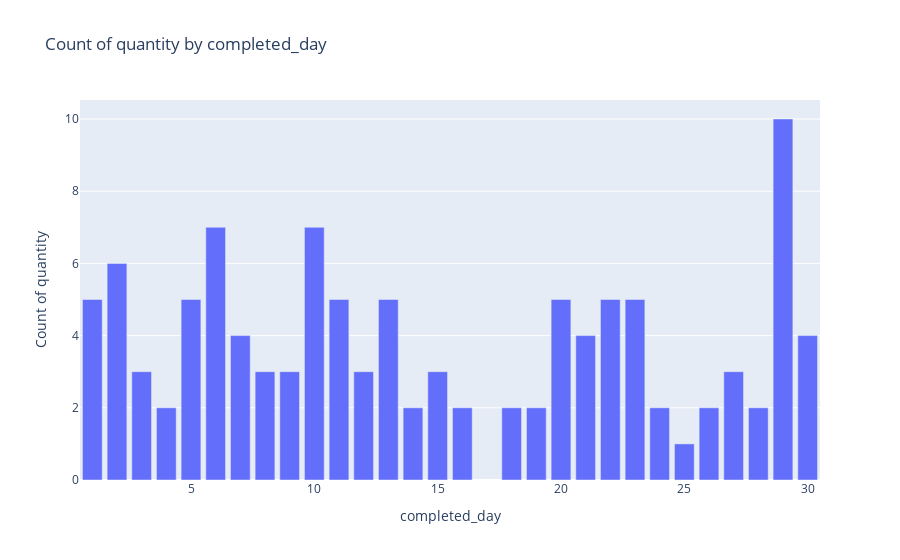

Here is the notebook cell this chart was saved with:
### Code cell
df =df_result_imputed
# DISCLAIMER: 'df' refers to the data you passed in when calling 'dtale.show'

import pandas as pd

if isinstance(df, (pd.DatetimeIndex, pd.MultiIndex)):
	df = df.to_frame(index=False)

# remove any pre-existing indices for ease of use in the D-Tale code, but this is not required
df = df.reset_index().drop('index', axis=1, errors='ignore')
df.columns = [str(c) for c in df.columns]  # update columns to strings in case they are numbers

chart_data = pd.concat([
	df['completed_day'],
	df['quantity'],
], axis=1)
chart_data = chart_data.sort_values(['completed_day'])
chart_data = chart_data.rename(columns={'completed_day': 'x'})
chart_data_count = chart_data.groupby(['x'])[['quantity']].count()
chart_data_count.columns = ['quantity|count']
chart_data = chart_data_count.reset_index()
chart_data = chart_data.dropna()

import plotly.graph_objs as go

charts = []
charts.append(go.Bar(
	x=chart_data['x'],
	y=chart_data['quantity|count']
))
figure = go.Figure(data=charts, layout=go.Layout({
    'barmode': 'group',
    'legend': {'orientation': 'h'},
    'title': {'text': 'Count of quantity by completed_day'},
    'xaxis': {'tickformat': '0:g', 'title': {'text': 'completed_day'}},
    'yaxis': {'tickformat': '0:g', 'title': {'text': 'Count of quantity'}, 'type': 'linear'}
}))

# If you're having trouble viewing your chart in your notebook try passing your 'chart' into this snippet:
#
# from plotly.offline import iplot, init_notebook_mode
#
init_notebook_mode(connected=True)
for chart in charts:
    chart.pop('id', None) # for some reason iplot does not like 'id'
    iplot(figure)

### Figure 1 — Plotly figure (JSON) as saved in the notebook; plotly's stock layout.template omitted (floating-point values rounded to 4 significant figures)
{"data": [{"type": "bar", "x": [1, 2, 3, 4, 5, 6, 7, 8, 9, 10, 11, 12, 13, 14, 15, 16, 18, 19, 20, 21, 22, 23, 24, 25, 26, 27, 28, 29, 30], "y": [5, 6, 3, 2, 5, 7, 4, 3, 3, 7, 5, 3, 5, 2, 3, 2, 2, 2, 5, 4, 5, 5, 2, 1, 2, 3, 2, 10, 4]}], "layout": {"barmode": "group", "legend": {"orientation": "h"}, "title": {"text": "Count of quantity by completed_day"}, "xaxis": {"tickformat": "0:g", "title": {"text": "completed_day"}}, "yaxis": {"tickformat": "0:g", "title": {"text": "Count of quantity"}, "type": "linear"}}}
